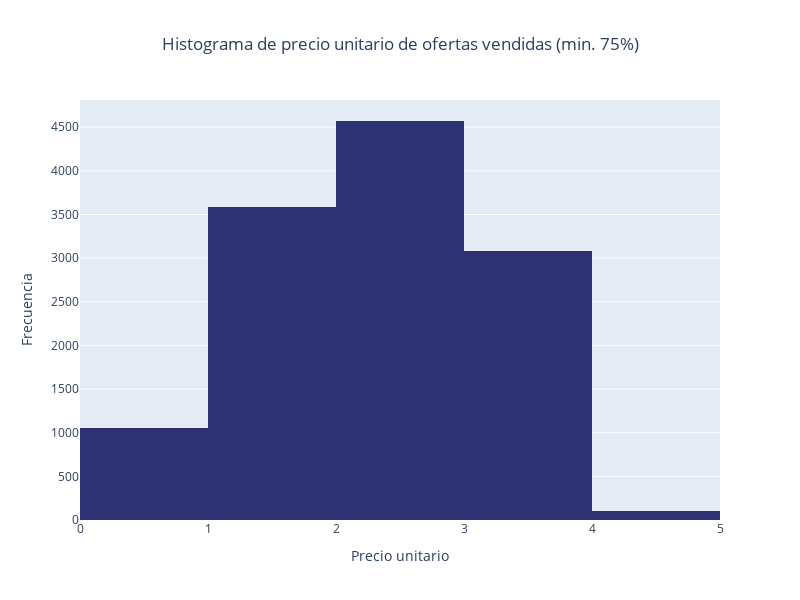

Notebook code cell kept with this figure:
### Code cell
price_per_unit_sin_max_quartil =ofertas_relampagos_df.loc[(ofertas_relampagos_df.PRICE_PER_UNIT<=np.quantile(ofertas_relampagos_df.PRICE_PER_UNIT,0.75))&(ofertas_relampagos_df.SOLD_QUANTITY>0),'PRICE_PER_UNIT']
price_per_unit_sin_max_quartil = price_per_unit_sin_max_quartil.rename('Precio unitario')
fig = go.Figure(data=go.Histogram(x=price_per_unit_sin_max_quartil,marker_color='#2e3273',nbinsx=7))
fig.update_layout(title_text='Histograma de precio unitario de ofertas vendidas (min. 75%)', title_x=0.5,width=800,height=600,xaxis_title='Precio unitario',yaxis_title='Frecuencia')

#ofertas_relampagos_df.loc[ofertas_relampagos_df.PRICE_PER_UNIT<=np.quantile(ofertas_relampagos_df.PRICE_PER_UNIT,0.75),'PRICE_PER_UNIT'].plot(kind='hist')

### Figure 1 — Plotly figure (JSON) as saved in the notebook; plotly's stock layout.template omitted (floating-point values rounded to 4 significant figures; data arrays with more than 128 entries replaced by an {"elided": "..."} marker saying what was removed)
{"data": [{"marker": {"color": "#2e3273"}, "nbinsx": 7, "type": "histogram", "x": {"elided": "12395 float values"}}], "layout": {"height": 600, "title": {"text": "Histograma de precio unitario de ofertas vendidas (min. 75%)", "x": 0.5}, "width": 800, "xaxis": {"title": {"text": "Precio unitario"}}, "yaxis": {"title": {"text": "Frecuencia"}}}}
